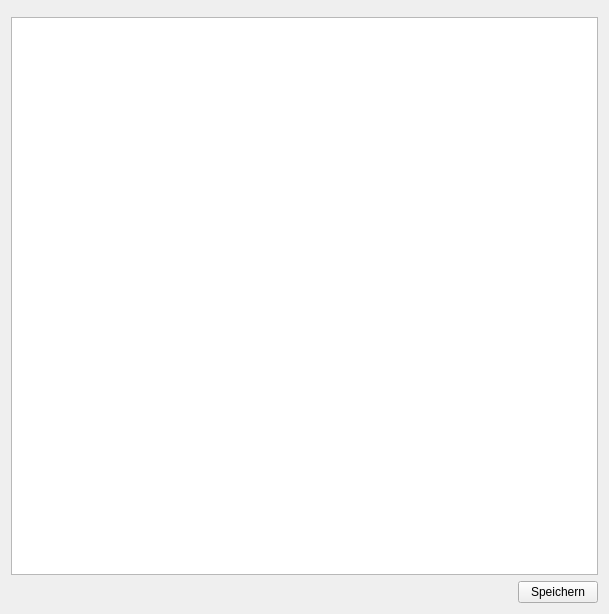
<?xml version="1.0" encoding="UTF-8"?>
<ui version="4.0">
 <class>frm_single</class>
 <widget class="QWidget" name="frm_single">
  <property name="geometry">
   <rect>
    <x>0</x>
    <y>0</y>
    <width>609</width>
    <height>614</height>
   </rect>
  </property>
  <property name="windowTitle">
   <string>Form</string>
  </property>
  <layout class="QVBoxLayout" name="verticalLayout">
   <item>
    <widget class="Wgt_Species_Chooser" name="wgt_species" native="true"/>
   </item>
   <item>
    <widget class="SingleTableView" name="tv_single"/>
   </item>
   <item>
    <layout class="QHBoxLayout" name="horizontalLayout">
     <item>
      <spacer name="horizontalSpacer">
       <property name="orientation">
        <enum>Qt::Horizontal</enum>
       </property>
       <property name="sizeHint" stdset="0">
        <size>
         <width>40</width>
         <height>20</height>
        </size>
       </property>
      </spacer>
     </item>
     <item>
      <widget class="QPushButton" name="btn_save">
       <property name="text">
        <string>Speichern</string>
       </property>
      </widget>
     </item>
    </layout>
   </item>
  </layout>
 </widget>
 <customwidgets>
  <customwidget>
   <class>Wgt_Species_Chooser</class>
   <extends>QWidget</extends>
   <header>wgt_species_chooser_code</header>
   <container>1</container>
  </customwidget>
  <customwidget>
   <class>SingleTableView</class>
   <extends>QTableView</extends>
   <header>singletableview</header>
  </customwidget>
 </customwidgets>
 <resources/>
 <connections/>
</ui>
